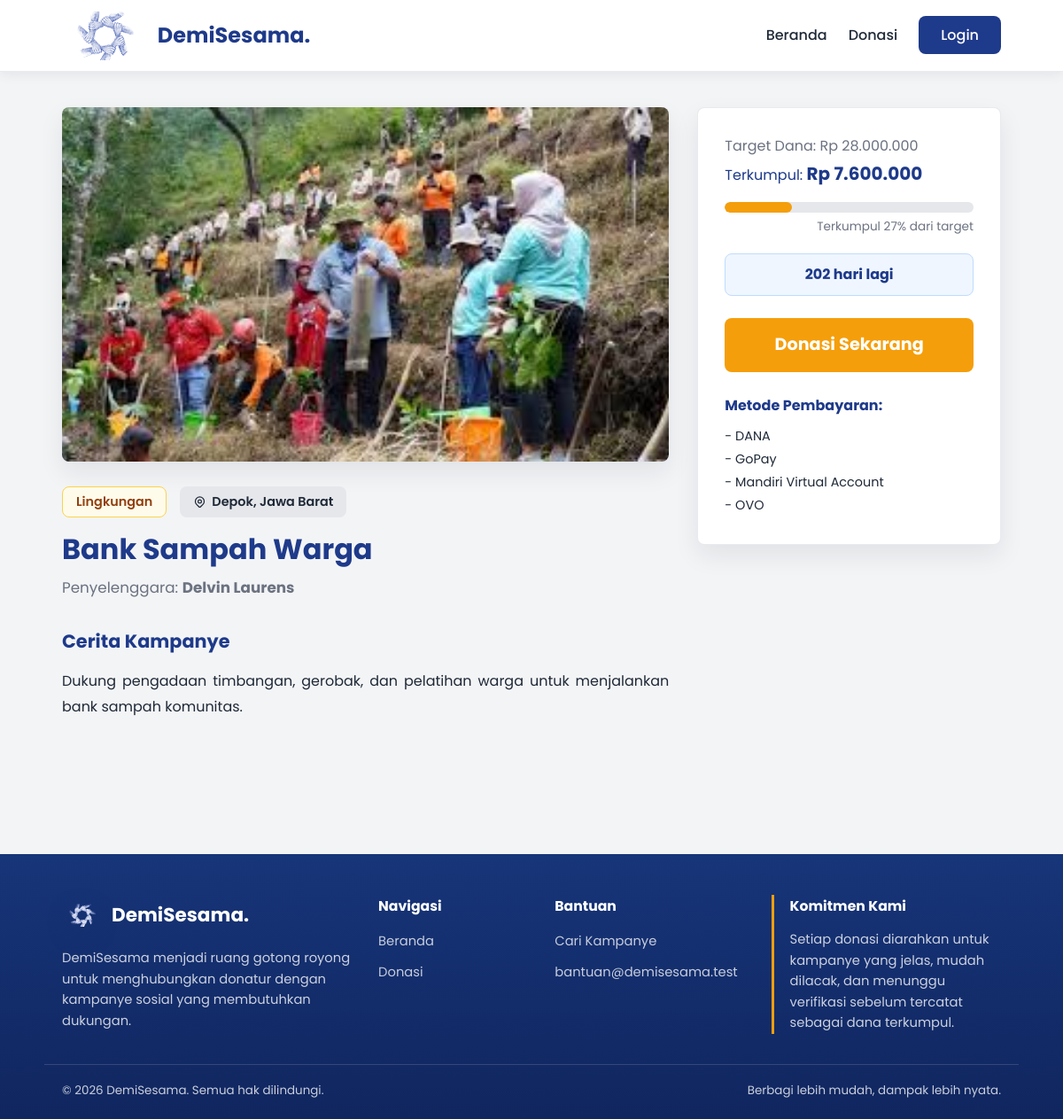
The page /pages/detail.php?id=24 on the database its author committed.
### tables this page shows
CREATE TABLE `kampanye` (
  `id_kampanye` int(11) NOT NULL AUTO_INCREMENT,
  `id_penyelenggara` int(11) NOT NULL,
  `judul_kampanye` varchar(100) NOT NULL,
  `kategori` varchar(50) NOT NULL,
  `lokasi` varchar(100) NOT NULL,
  `deskripsi` varchar(1000) NOT NULL,
  `target_dana` int(15) NOT NULL,
  `dana_terkumpul` int(15) NOT NULL DEFAULT 0,
  `batas_waktu` date NOT NULL,
  `gambar_poster` varchar(255) NOT NULL,
  `status` ENUM('active', 'completed') NOT NULL DEFAULT 'active',
  PRIMARY KEY (`id_kampanye`),
  KEY `id_penyelenggara` (`id_penyelenggara`),
  CONSTRAINT `kampanye_ibfk_1`
    FOREIGN KEY (`id_penyelenggara`)
    REFERENCES `penyelenggara` (`id_penyelenggara`)
    ON DELETE CASCADE
    ON UPDATE CASCADE
);

CREATE TABLE `penyelenggara` (
  `id_penyelenggara` int(11) NOT NULL AUTO_INCREMENT,
  `nama_penyelenggara` varchar(50) NOT NULL,
  `username` varchar(50) NOT NULL,
  `email` varchar(50) NOT NULL,
  `no_telepon` varchar(15) NOT NULL,
  `alamat` varchar(100) NOT NULL,
  `pass` varchar(50) NOT NULL,
  PRIMARY KEY (`id_penyelenggara`)
);

### components/path_helper.php (called while the page is built, shortened)
<?php
if (!function_exists('appBaseUrl')) {
    function appBaseUrl() {
        static $base_url = null;
        if ($base_url !== null) {
            return $base_url;
        }
        $document_root = realpath($_SERVER['DOCUMENT_ROOT'] ?? '');
        $project_root = realpath(dirname(__DIR__));
        if ($document_root && $project_root && strpos($project_root, $document_root) === 0) {
            $relative = trim(str_replace('\\', '/', substr($project_root, strlen($document_root))), '/');
            $base_url = '/' . ($relative !== '' ? $relative . '/' : '');
            return $base_url;
        }
        $script_name = str_replace('\\', '/', $_SERVER['SCRIPT_NAME'] ?? '/');
        $base_url = preg_replace('#/(admin|auth|pages)/[^/]*$#', '/', $script_name);
        $base_url = preg_replace('#/[^/]*$#', '/', $base_url);
        return $base_url ?: '/';
    }
}
if (!function_exists('url_for')) {
    function url_for($path = '') {
        $path = (string) $path;
        return appBaseUrl() . ltrim($path, '/');
    }
}
if (!function_exists('asset_url')) {
    function asset_url($path) {
        return url_for($path);
    }
}
if (!function_exists('current_page_path')) {
    function current_page_path() {
        $script_name = str_replace('\\', '/', $_SERVER['SCRIPT_NAME'] ?? '');
        $base_url = appBaseUrl();
        return ltrim(basename($script_name), '/');
    }
}
?>

### components/donation_helper.php (called while the page is built, shortened)
<?php
require_once __DIR__ . "/path_helper.php";
if (!function_exists('e')) {
    function e($value) {
        return htmlspecialchars((string) $value, ENT_QUOTES, 'UTF-8');
    }
}
if (!function_exists('formatRupiah')) {
    function formatRupiah($value) {
        return "Rp " . number_format((float) $value, 0, ',', '.');
    }
}
if (!function_exists('paymentMethodsTableAvailable')) {
    function paymentMethodsTableAvailable($conn) {
        $result = mysqli_query($conn, "SHOW TABLES LIKE 'metode_pembayaran'");
        return $result && mysqli_num_rows($result) > 0;
    }
}
if (!function_exists('paymentMethods')) {
    function paymentMethods($active_only = true, $id_penyelenggara = null) {
        global $conn;
        if (isset($conn) && $conn && paymentMethodsTableAvailable($conn)) {
            $where = $active_only ? "WHERE aktif = 1" : "WHERE 1=1";
            if ($id_penyelenggara !== null) {
                $where .= " AND id_penyelenggara = " . (int)$id_penyelenggara;
            }
            $result = mysqli_query(
                $conn,
                "SELECT kode, label, tipe, nomor_tujuan, nama_pemilik, instruksi, gambar
                 FROM metode_pembayaran
                 {$where}
                 ORDER BY label ASC"
            );
            $methods = [];
            if ($result) {
                while ($row = mysqli_fetch_assoc($result)) {
                    $methods[$row['kode']] = [
                        'label' => $row['label'],
                        'type' => $row['tipe'],
                        'account' => $row['nomor_tujuan'],
                        'account_name' => $row['nama_pemilik'],
                        'instruction' => $row['instruksi'],
                        'image' => $row['gambar'],
                    ];
                }
            }
            if (!empty($methods)) {
                return $methods;
            }
        }
        return defaultPaymentMethods();
    }
}
if (!function_exists('campaignPaymentMethodLabels')) {
    function campaignPaymentMethodLabels($campaign, $active_only = true) {
        $methods = paymentMethods($active_only, $campaign['id_penyelenggara'] ?? null);
        $labels = [];
        foreach ($methods as $code => $method) {
            $labels[] = $method['label'] ?? $code;
        }
        return $labels;
    }
}
if (!function_exists('isCampaignClosed')) {
    function isCampaignClosed($campaign) {
        $status = strtolower((string) ($campaign['status'] ?? ''));
        $target = (float) ($campaign['target_dana'] ?? 0);
        $collected = (float) ($campaign['dana_terkumpul'] ?? 0);
        if (!empty($campaign['batas_waktu'])) {
            $today = new DateTime('today');
            $deadline = new DateTime($campaign['batas_waktu']);
        }
        return false;
    }
}
?>

### pages/detail.php (the view, shortened to what this page needs)
<?php
require_once("../components/db_conn.php");
require_once("../components/donation_helper.php");
$id_kampanye = filter_input(INPUT_GET, 'id', FILTER_VALIDATE_INT);
$stmt = mysqli_prepare(
    $conn,
    "SELECT k.*, p.nama_penyelenggara
     FROM kampanye k
     INNER JOIN penyelenggara p ON p.id_penyelenggara = k.id_penyelenggara
     WHERE k.id_kampanye = ?"
);
$kampanye = null;
if ($stmt) {
    mysqli_stmt_bind_param($stmt, "i", $id_kampanye);
    mysqli_stmt_execute($stmt);
    $result = mysqli_stmt_get_result($stmt);
    $kampanye = $result ? mysqli_fetch_assoc($result) : null;
}
if ($kampanye) {
    $target = (float) $kampanye['target_dana'];
    $terkumpul = (float) $kampanye['dana_terkumpul'];
    $persentase = $target > 0 ? min(round(($terkumpul / $target) * 100), 100) : 0;
    $hari_ini = new DateTime('today');
    $batas_waktu = new DateTime($kampanye['batas_waktu']);
    $sisa_hari = $batas_waktu < $hari_ini ? 0 : $hari_ini->diff($batas_waktu)->days;
    $campaign_closed = isCampaignClosed($kampanye);
    $is_admin_view = !empty($_SESSION['id_penyelenggara']) && ($_SESSION['role'] ?? '') === 'pengelola';
    $kategori = ucwords(str_replace('_', ' ', $kampanye['kategori']));
    $metode_kampanye = campaignPaymentMethodLabels($kampanye);
}
?>
<!DOCTYPE html>
<html lang="id">
<head>
    <link rel="stylesheet" href="<?php echo asset_url('css/global.css?v=3'); ?>">
    <link rel="stylesheet" href="<?php echo asset_url('css/detail.css?v=6'); ?>">
</head>
<body>
    <?php include_once("../components/nav.php") ?>
    <main class="halaman-detail">
        <div class="container">
            <?php if (!$kampanye): ?>
                <div class="detail-kampanye">
                    <div class="konten-utama">
                        <h2 class="judul-detail">Kampanye tidak ditemukan</h2>
                        <p class="deskripsi">Data kampanye yang Anda buka belum tersedia.</p>
                        <a href="<?php echo url_for('index.php#kampanye'); ?>" class="btn-donasi-sekarang">Kembali ke Daftar Kampanye</a>
                    </div>
                </div>
            <?php else: ?>
                <div class="detail-kampanye">
                    <div class="konten-utama">
                        <img src="<?php echo e(asset_url($kampanye['gambar_poster'])); ?>" alt="<?php echo e($kampanye['judul_kampanye']); ?>" class="detail-image">
                        <div class="detail-kategori-lokasi">
                            <span class="badge-kategori"><?php echo e($kategori); ?></span>
                            <span class="badge-lokasi">
                                <?php echo e($kampanye['lokasi']); ?>
                            </span>
                        </div>
                        <h2 class="judul-detail"><?php echo e($kampanye['judul_kampanye']); ?></h2>
                        <p class="penyelenggara-detail">Penyelenggara: <strong><?php echo e($kampanye['nama_penyelenggara']); ?></strong></p>
                        <div class="deskripsi-kampanye">
                            <h3>Cerita Kampanye</h3>
                            <p><?php echo nl2br(e($kampanye['deskripsi'])); ?></p>
                        </div>
                    </div>
                    <div class="konten-samping">
                        <div class="box-donasi">
                            <p class="teks-target">Target Dana: <span><?php echo formatRupiah($kampanye['target_dana']); ?></span></p>
                            <p class="teks-terkumpul">Terkumpul: <strong><?php echo formatRupiah($kampanye['dana_terkumpul']); ?></strong></p>
                            <div class="progress-bar-detail">
                                <div class="progress-detail" style="width: <?php echo $persentase; ?>%;"></div>
                            </div>
                            <p class="teks-persen">Terkumpul <?php echo $persentase; ?>% dari target</p>
                            <p class="teks-waktu"><strong><?php echo $campaign_closed ? 'Penggalangan Ditutup' : $sisa_hari . ' hari lagi'; ?></strong></p>
                            <?php if ($is_admin_view): ?>
                                <p class="detail-admin-note">Anda sedang login sebagai pengelola.</p>
                            <?php elseif ($campaign_closed): ?>
                                <span class="btn-donasi-sekarang btn-donasi-disabled">Donasi Ditutup</span>
                            <?php else: ?>
                                <a href="<?php echo url_for('pages/donasi.php?id=' . (int) $kampanye['id_kampanye']); ?>" class="btn-donasi-sekarang">Donasi Sekarang</a>
                            <?php endif; ?>
                            <div class="info-rekening">
                                <h4>Metode Pembayaran:</h4>
                                <ul>
                                    <?php foreach ($metode_kampanye as $metode): ?>
                                        <li><?php echo e($metode); ?></li>
                                    <?php endforeach; ?>
                                </ul>
                            </div>
                        </div>
                    </div>
                </div>
            <?php endif; ?>
        </div>
    </main>
    <?php include_once("../components/footer.php") ?>
</body>
</html>

### CSS/global.css (style rules this page uses)
:root { --primary: #1E3A8A; --primary-hover: #3B82F6; --button: #F59E0B; --button-hover: #D97706; --bg-body: #F3F4F6; --white: #FFFFFF; --main-text: #1F2937; --text-desc: #6B7280; --border: #E5E7EB; --danger: #DC2626; --shadow-soft: 0 12px 28px rgba(15, 23, 42, 0.08); --shadow-hover: 0 18px 38px rgba(15, 23, 42, 0.14); }
* { margin: 0; padding: 0; box-sizing: border-box; font-family: 'Poppins', sans-serif; }
body { background-color: var(--bg-body); color: var(--main-text); line-height: 1.6; min-height: 100vh; }
.container { max-width: 1100px; margin: 0 auto; padding: 0 20px; }
a { text-decoration: none; }
img { max-width: 100%; }
html { scroll-behavior: smooth; }

### CSS/detail.css (style rules this page uses)
.halaman-detail { padding: 40px 0 80px 0; }
.detail-kampanye { display: grid; grid-template-columns: 2fr 1fr; gap: 32px; align-items: start; }
.konten-utama { min-width: 0; }
.detail-image { width: 100%; height: 400px; object-fit: cover; border-radius: 8px; margin-bottom: 20px; box-shadow: var(--shadow-soft); }
.detail-kategori-lokasi { display: flex; flex-wrap: wrap; gap: 15px; margin-bottom: 15px; font-size: 0.9rem; }
.badge-kategori, .badge-lokasi { padding: 5px 15px; border-radius: 8px; font-weight: 600; }
.badge-kategori { background-color: #FFFBEB; border: 1px solid #FCD34D; color: #92400E; }
.badge-lokasi { align-items: center; background-color: var(--border); color: #1F2937; display: inline-flex; gap: 6px; }
.badge-lokasi svg { flex: 0 0 auto; height: 15px; width: 15px; }
.judul-detail { font-size: 2rem; color: var(--primary); margin-bottom: 10px; line-height: 1.3; }
.penyelenggara-detail { color: var(--text-desc); margin-bottom: 30px; font-size: 1.05rem; }
.deskripsi-kampanye h3 { font-size: 1.3rem; color: var(--primary); margin-bottom: 15px; }
.deskripsi-kampanye p { margin-bottom: 15px; text-align: justify; line-height: 1.8; }
.box-donasi { background-color: var(--white); padding: 30px; border: 1px solid rgba(229, 231, 235, 0.85); border-radius: 8px; box-shadow: var(--shadow-soft); position: sticky; top: 100px; }
.teks-target { font-size: 1rem; color: var(--text-desc); margin-bottom: 5px; }
.teks-terkumpul { font-size: 1rem; color: var(--primary); line-height: 1.35; margin-bottom: 18px; }
.teks-terkumpul strong { font-size: 1.25rem; }
.progress-bar-detail { background-color: var(--border); height: 12px; border-radius: 10px; overflow: hidden; margin-bottom: 5px; }
.progress-detail { background-color: var(--button); height: 100%; border-radius: 10px; }
.teks-persen { font-size: 0.85rem; color: var(--text-desc); text-align: right; margin-bottom: 20px; }
.teks-waktu { font-size: 1rem; color: var(--primary); margin-bottom: 25px; background-color: #EFF6FF; border: 1px solid #BFDBFE; padding: 10px; border-radius: 8px; text-align: center; }
.btn-donasi-sekarang { display: block; width: 100%; background-color: var(--button); color: var(--white); text-align: center; padding: 15px 0; border-radius: 8px; font-weight: bold; font-size: 1.2rem; margin-bottom: 25px; transition: background-color 0.25s ease, transform 0.25s ease; }
.info-rekening h4 { font-size: 1rem; color: var(--primary); margin-bottom: 10px; }
.info-rekening ul { list-style-type: none; padding-left: 0; color: var(--main-text); font-size: 0.9rem; line-height: 1.8; }
.info-rekening li::before { content: "- "; }

### rows shown on the page
kampanye: gambar_poster (picture), kategori "Lingkungan", lokasi "Depok, Jawa Barat", judul_kampanye "Bank Sampah Warga", id_penyelenggara.nama_penyelenggara "Delvin Laurens", deskripsi "Dukung pengadaan timbangan, gerobak, dan pelatihan warga untuk menjalankan bank sampah komunitas.", target_dana "Rp 28.000.000", dana_terkumpul "Rp 7.600.000", persentase "27", batas_waktu "202"

### other values the page prints
$metode "DANA"
$metode "GoPay"
$metode "Mandiri Virtual Account"
$metode "OVO"
